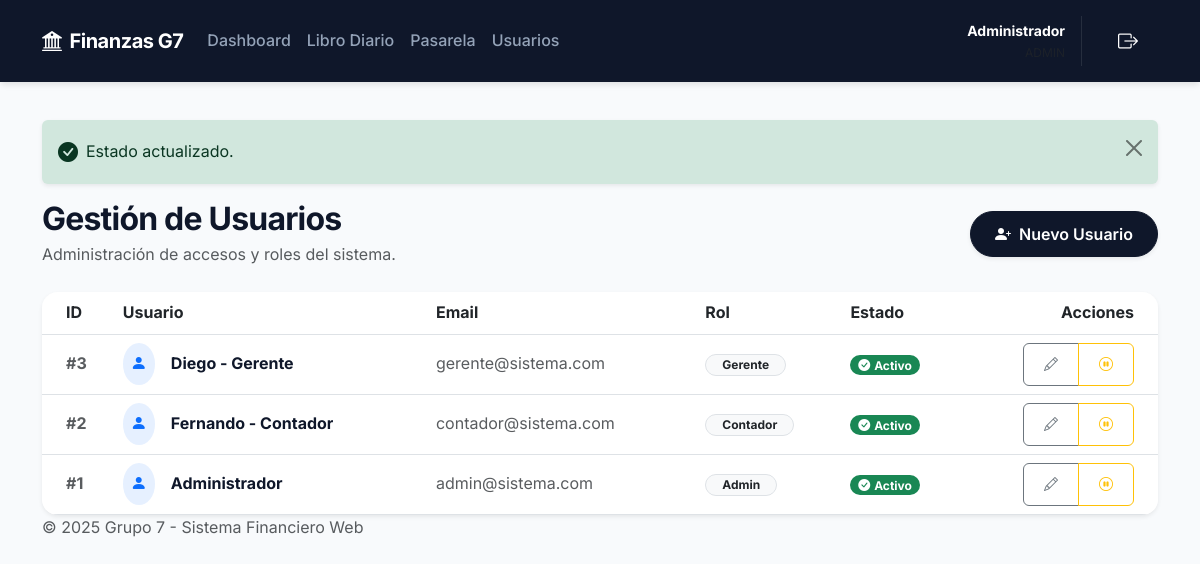
The page /app.php?view=usuarios&action=cambiar_estado&id=3&estado=0 (signed in) on the database its author committed.
### tables this page shows
CREATE TABLE `usuarios` (
  `id` INT AUTO_INCREMENT PRIMARY KEY,
  `nombre` VARCHAR(100) NOT NULL,
  `email` VARCHAR(100) UNIQUE NOT NULL,
  `password` VARCHAR(255) NOT NULL,
  `rol` ENUM('admin','contador','gerente') DEFAULT 'contador',
  `activo` TINYINT(1) DEFAULT 1,
  `created_at` TIMESTAMP DEFAULT CURRENT_TIMESTAMP
);

### src/Models/UserModel.php (called while the page is built, shortened)
<?php
class UserModel
{
    private $conn;
    public function __construct()
    {
        $database = new Conexion();
        $this->conn = $database->getConnection();
    }
    public function obtenerTodos()
    {
        $stmt = $this->conn->prepare("SELECT * FROM usuarios ORDER BY id DESC");
        $stmt->execute();
        return $stmt->fetchAll(PDO::FETCH_ASSOC);
    }
}

### config/Conexion.php (called while the page is built, shortened)
<?php
class Conexion {
    private $host = 'localhost';
    private $db_name = 'sistema_financiero';
    private $username = 'root';
    private $password = '';
    public function getConnection() {
        $this->conn = null;
        try {
            $this->conn = new PDO("mysql:host=" . $this->host . ";dbname=" . $this->db_name, $this->username, $this->password);
            $this->conn->exec("set names utf8");
            $this->conn->setAttribute(PDO::ATTR_ERRMODE, PDO::ERRMODE_EXCEPTION);
        } catch(PDOException $exception) {
            die("Error WAMP: Verifica que MySQL esté corriendo. Detalles: " . $exception->getMessage());
        }
        return $this->conn;
    }
}

### views/admin/usuarios.php (the view, shortened to what this page needs)
<div class="row mb-4 align-items-center">
    <div class="col-md-8">
        <h2 class="fw-bold text-slate-900 mb-1">Gestión de Usuarios</h2>
        <p class="text-muted mb-0">Administración de accesos y roles del sistema.</p>
    </div>
    <div class="col-md-4 text-end">
        <button type="button" class="btn btn-primary rounded-pill shadow-sm px-4" data-bs-toggle="modal"
            data-bs-target="#modalUsuario">
            <i class="bi bi-person-plus-fill me-2"></i>Nuevo Usuario
        </button>
    </div>
</div>
<div class="card shadow-sm border-0">
    <div class="card-body p-0">
        <div class="table-responsive">
            <table class="table table-hover mb-0 align-middle">
                <thead class="bg-light">
                    <tr>
                        <th class="ps-4">ID</th>
                        <th>Usuario</th>
                        <th>Email</th>
                        <th>Rol</th>
                        <th>Estado</th>
                        <th class="text-end pe-4">Acciones</th>
                    </tr>
                </thead>
                <tbody>
                    <?php foreach ($usuarios as $u): ?>
                        <tr>
                            <td class="ps-4 fw-bold text-muted">#<?php echo $u['id']; ?></td>
                            <td>
                                <div class="d-flex align-items-center">
                                    <div class="bg-primary bg-opacity-10 text-primary rounded-circle p-2 me-3">
                                        <i class="bi bi-person-fill"></i>
                                    </div>
                                    <span class="fw-bold text-slate-900"><?php echo $u['nombre']; ?></span>
                                </div>
                            </td>
                            <td class="text-muted"><?php echo $u['email']; ?></td>
                            <td>
                                <span class="badge bg-light text-dark border rounded-pill px-3">
                                    <?php echo ucfirst($u['rol']); ?>
                                </span>
                            </td>
                            <td>
                                <?php if ($u['activo']): ?>
                                    <span class="badge bg-success rounded-pill">
                                        <i class="bi bi-check-circle-fill me-1"></i>Activo
                                    </span>
                                <?php else: ?>
                                    <span class="badge bg-danger rounded-pill">
                                        <i class="bi bi-x-circle-fill me-1"></i>Inactivo
                                    </span>
                                <?php endif; ?>
                            </td>
                            <td class="text-end pe-4">
                                <div class="btn-group">
                                    <button type="button" class="btn btn-sm btn-outline-secondary rounded-start"
                                        onclick="editarUsuario(<?php echo $u['id']; ?>, '<?php echo $u['nombre']; ?>', '<?php echo $u['email']; ?>', '<?php echo $u['rol']; ?>')"
                                        title="Editar">
                                        <i class="bi bi-pencil"></i>
                                    </button>
                                    <?php if ($u['activo']): ?>
                                        <a href="app.php?view=usuarios&action=cambiar_estado&id=<?php echo $u['id']; ?>&estado=0"
                                            class="btn btn-sm btn-outline-warning rounded-end" title="Desactivar">
                                            <i class="bi bi-pause-circle"></i>
                                        </a>
                                    <?php endif; ?>
                                </div>
                            </td>
                        </tr>
                    <?php endforeach; ?>
                </tbody>
            </table>
        </div>
    </div>
</div>

### public/css/style.css (style rules this page uses)
:root { --primary-dark: #0f172a; --primary-light: #334155; --accent-color: #10b981; --accent-hover: #059669; --bg-body: #f8fafc; --bg-card: #ffffff; --border-color: #e2e8f0; --success-bg: #d1fae5; --success-text: #065f46; --danger-bg: #fee2e2; --danger-text: #991b1b; --warning-bg: #fffbeb; --warning-text: #92400e; }
body { font-family: 'Inter', sans-serif; background-color: var(--bg-body); color: var(--primary-light); line-height: 1.6; -webkit-font-smoothing: antialiased; }
h1, h2, h3, h4, h5, h6 { color: var(--primary-dark); font-weight: 700; letter-spacing: -0.025em; }
.card { background-color: var(--bg-card); border: 1px solid var(--border-color); border-radius: 16px; box-shadow: 0 4px 6px -1px rgba(0, 0, 0, 0.05); transition: transform 0.3s ease, box-shadow 0.3s ease; overflow: hidden; }
.card-body { padding: 1.5rem; }
.btn { border-radius: 8px; font-weight: 600; padding: 0.625rem 1.25rem; transition: all 0.2s; }
.btn-primary { background-color: var(--primary-dark); border-color: var(--primary-dark); }
.text-slate-900 { color: #0f172a !important; }

### rows shown on the page
usuarios: id "3", nombre "Diego - Gerente", email "gerente@sistema.com", rol "Gerente", activo 1 (drawn)
usuarios: id "2", nombre "Fernando - Contador", email "contador@sistema.com", rol "Contador", activo 1 (drawn)
usuarios: id "1", nombre "Administrador", email "admin@sistema.com", rol "Admin", activo 1 (drawn)

### other values the page prints
$_SESSION['nombre'] "Administrador"
$success "Estado actualizado."
